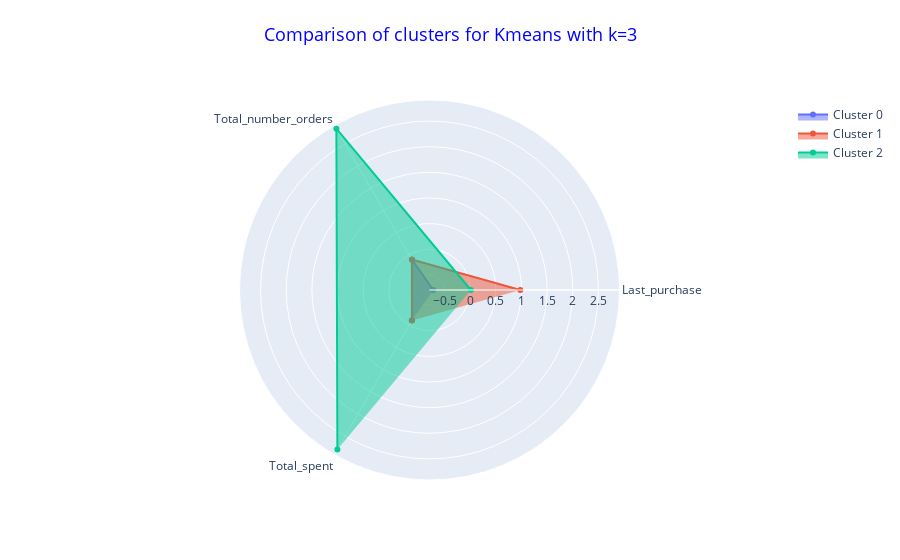
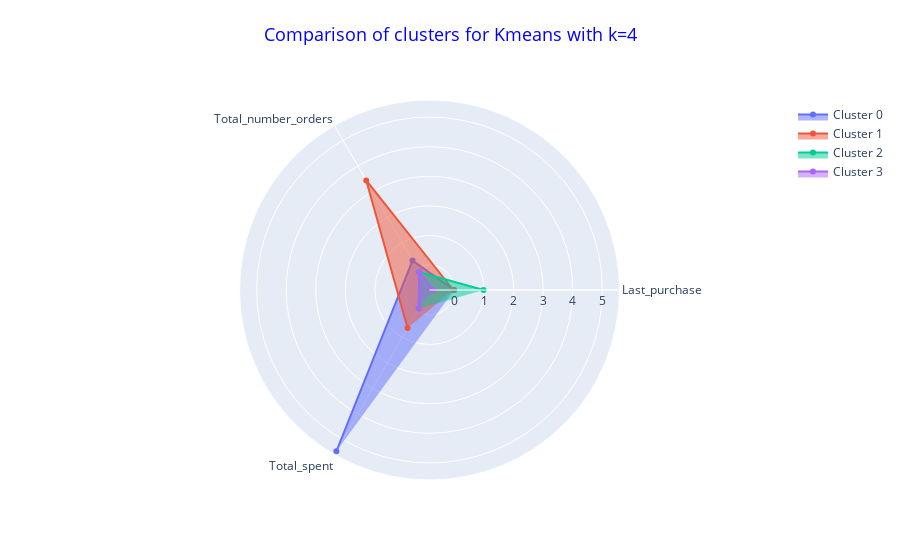
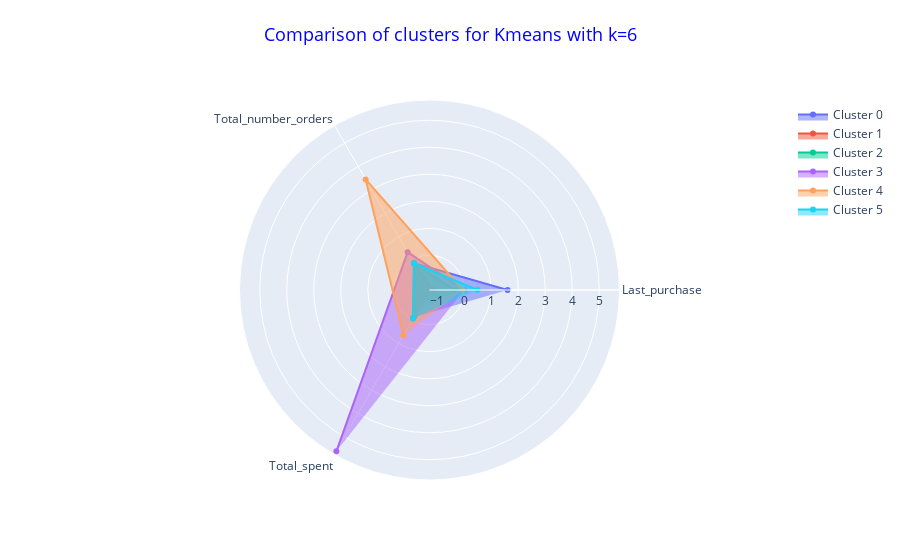

Source (notebook cell) for these figures, in order:
### Markdown cell above
The curves above let us with 3 possibilities : k=3, k=4 or k=5. We are going to create these clusterings and compare them directly on their interpretability :

### Code cell
### Radar plot with Plotly :

import plotly.graph_objs as go
import time

## 1 : re_transforming data into a dataframe :

df_data_rfm_kmeans = pd.DataFrame(data_rfm_kmeans, columns=num_pipeline.get_feature_names_out())

## 2 : Creating grouped values by cluster for each clustering to compare clusters to each other :

t0 = time.time()

# For kmeans with 3 clusters :
kmeans_labels_3 = cluster.KMeans(n_clusters=3, n_init=1, init='random').fit(data_rfm_kmeans).labels_
data_3 = df_data_rfm_kmeans.copy()
data_3["kmeans_label_3"] = kmeans_labels_3
data_grouped_kmeans_3 = data_3.groupby('kmeans_label_3').mean()

t1 = time.time()
print("Delay for building 1st clustering = ", t1-t0)

# For kmeans with 4 clusters :
kmeans_labels_4 = cluster.KMeans(n_clusters=4, n_init=1, init='random').fit(data_rfm_kmeans).labels_
data_4 = df_data_rfm_kmeans.copy()
data_4["kmeans_label_4"] = kmeans_labels_4
data_grouped_kmeans_4 = data_4.groupby('kmeans_label_4').mean()

# For kmeans with 6 clusters :
kmeans_labels_6 = cluster.KMeans(n_clusters=6, n_init=1, init='random').fit(data_rfm_kmeans).labels_
data_6 = df_data_rfm_kmeans.copy()
data_6["kmeans_label_6"] = kmeans_labels_6
data_grouped_kmeans_6 = data_6.groupby('kmeans_label_6').mean()


## 3 : Creating the radar plots :

# For kmeans with 3 clusters :

Radar_Plot_3 = go.Figure()
df = data_grouped_kmeans_3
for group in df.index:
    Radar_Plot_3.add_trace(go.Scatterpolar(r=df[df.index==group].iloc[:,:].values.reshape(-1),
                                         theta=df.columns,
                                         fill='toself',
                                         name='Cluster '+str(group)))
    Radar_Plot_3.update_layout(polar=dict(radialaxis=dict(visible=True,range=[df.min(), df.max()])),
                             showlegend=True,
                             title={'text': "Comparison of clusters for Kmeans with k=3",
                                    'y':0.95,
                                    'x':0.5,
                                    'xanchor': 'center',
                                    'yanchor': 'top'},
                             title_font_color="blue",
                             title_font_size=18)

Radar_Plot_3.show()

# For kmeans with 4 clusters :

Radar_Plot_4 = go.Figure()
df = data_grouped_kmeans_4
for group in df.index:
    Radar_Plot_4.add_trace(go.Scatterpolar(r=df[df.index==group].iloc[:,:].values.reshape(-1),
                                         theta=df.columns,
                                         fill='toself',
                                         name='Cluster '+str(group)))
    Radar_Plot_4.update_layout(polar=dict(radialaxis=dict(visible=True,range=[df.min(), df.max()])),
                             showlegend=True,
                             title={'text': "Comparison of clusters for Kmeans with k=4",
                                    'y':0.95,
                                    'x':0.5,
                                    'xanchor': 'center',
                                    'yanchor': 'top'},
                             title_font_color="blue",
                             title_font_size=18)

Radar_Plot_4.show()

# For kmeans with 5 clusters :

Radar_Plot_6 = go.Figure()
df = data_grouped_kmeans_6
for group in df.index:
    Radar_Plot_6.add_trace(go.Scatterpolar(r=df[df.index==group].iloc[:,:].values.reshape(-1),
                                           theta=df.columns,
                                           fill='toself',
                                           name='Cluster '+str(group)))
    Radar_Plot_6.update_layout(polar=dict(radialaxis=dict(visible=True,range=[df.min(), df.max()])),
                             showlegend=True,
                             title={'text': "Comparison of clusters for Kmeans with k=6",
                                    'y':0.95,
                                    'x':0.5,
                                    'xanchor': 'center',
                                    'yanchor': 'top'},
                             title_font_color="blue",
                             title_font_size=18)

Radar_Plot_6.show()

print('Note : you may have to execute the notebook to see these visualizations as it does not remain after closing it.')

### Figure 1 — Plotly figure (JSON) as saved in the notebook; plotly's stock layout.template omitted (floating-point values rounded to 4 significant figures)
{"data": [{"fill": "toself", "name": "Cluster 0", "r": [-0.7213, -0.1123, -0.1112], "theta": ["Last_purchase", "Total_number_orders", "Total_spent"], "type": "scatterpolar"}, {"fill": "toself", "name": "Cluster 1", "r": [0.9771, -0.1091, -0.107], "theta": ["Last_purchase", "Total_number_orders", "Total_spent"], "type": "scatterpolar"}, {"fill": "toself", "name": "Cluster 2", "r": [0.01182, 2.838, 2.799], "theta": ["Last_purchase", "Total_number_orders", "Total_spent"], "type": "scatterpolar"}], "layout": {"polar": {"radialaxis": {"range": [[-0.7213, -0.1123, -0.1112], [0.9771, 2.838, 2.799]], "visible": true}}, "showlegend": true, "title": {"font": {"color": "blue", "size": 18}, "text": "Comparison of clusters for Kmeans with k=3", "x": 0.5, "xanchor": "center", "y": 0.95, "yanchor": "top"}}}

### Figure 2 — Plotly figure (JSON) as saved in the notebook; plotly's stock layout.template omitted (floating-point values rounded to 4 significant figures)
{"data": [{"fill": "toself", "name": "Cluster 0", "r": [-0.009343, 0.3047, 5.452], "theta": ["Last_purchase", "Total_number_orders", "Total_spent"], "type": "scatterpolar"}, {"fill": "toself", "name": "Cluster 1", "r": [-0.04197, 3.432, 0.6398], "theta": ["Last_purchase", "Total_number_orders", "Total_spent"], "type": "scatterpolar"}, {"fill": "toself", "name": "Cluster 2", "r": [0.9832, -0.1418, -0.1116], "theta": ["Last_purchase", "Total_number_orders", "Total_spent"], "type": "scatterpolar"}, {"fill": "toself", "name": "Cluster 3", "r": [-0.7178, -0.1496, -0.1176], "theta": ["Last_purchase", "Total_number_orders", "Total_spent"], "type": "scatterpolar"}], "layout": {"polar": {"radialaxis": {"range": [[-0.7178, -0.1496, -0.1176], [0.9832, 3.432, 5.452]], "visible": true}}, "showlegend": true, "title": {"font": {"color": "blue", "size": 18}, "text": "Comparison of clusters for Kmeans with k=4", "x": 0.5, "xanchor": "center", "y": 0.95, "yanchor": "top"}}}

### Figure 3 — Plotly figure (JSON) as saved in the notebook; plotly's stock layout.template omitted (floating-point values rounded to 4 significant figures)
{"data": [{"fill": "toself", "name": "Cluster 0", "r": [1.606, -0.1307, -0.1158], "theta": ["Last_purchase", "Total_number_orders", "Total_spent"], "type": "scatterpolar"}, {"fill": "toself", "name": "Cluster 1", "r": [-1.146, -0.1366, -0.06492], "theta": ["Last_purchase", "Total_number_orders", "Total_spent"], "type": "scatterpolar"}, {"fill": "toself", "name": "Cluster 2", "r": [-0.3574, -0.1683, -0.1918], "theta": ["Last_purchase", "Total_number_orders", "Total_spent"], "type": "scatterpolar"}, {"fill": "toself", "name": "Cluster 3", "r": [-0.004264, 0.334, 5.612], "theta": ["Last_purchase", "Total_number_orders", "Total_spent"], "type": "scatterpolar"}, {"fill": "toself", "name": "Cluster 4", "r": [-0.05199, 3.443, 0.6446], "theta": ["Last_purchase", "Total_number_orders", "Total_spent"], "type": "scatterpolar"}, {"fill": "toself", "name": "Cluster 5", "r": [0.4871, -0.1398, -0.07215], "theta": ["Last_purchase", "Total_number_orders", "Total_spent"], "type": "scatterpolar"}], "layout": {"polar": {"radialaxis": {"range": [[-1.146, -0.1683, -0.1918], [1.606, 3.443, 5.612]], "visible": true}}, "showlegend": true, "title": {"font": {"color": "blue", "size": 18}, "text": "Comparison of clusters for Kmeans with k=6", "x": 0.5, "xanchor": "center", "y": 0.95, "yanchor": "top"}}}
